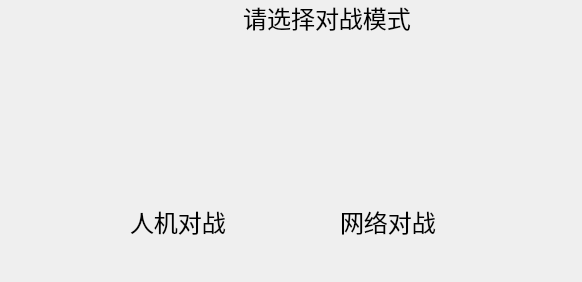
<?xml version="1.0" encoding="UTF-8"?>
<ui version="4.0">
 <class>ModeWidget</class>
 <widget class="QWidget" name="ModeWidget">
  <property name="geometry">
   <rect>
    <x>0</x>
    <y>0</y>
    <width>582</width>
    <height>282</height>
   </rect>
  </property>
  <property name="windowTitle">
   <string>ModeWidget</string>
  </property>
  <layout class="QGridLayout" name="gridLayout">
   <property name="leftMargin">
    <number>0</number>
   </property>
   <property name="topMargin">
    <number>0</number>
   </property>
   <property name="rightMargin">
    <number>0</number>
   </property>
   <property name="bottomMargin">
    <number>0</number>
   </property>
   <property name="spacing">
    <number>0</number>
   </property>
   <item row="1" column="0" colspan="6">
    <widget class="QStackedWidget" name="stackedWidget">
     <widget class="QWidget" name="pageMode">
      <widget class="QPushButton" name="pushButtonMachine">
       <property name="geometry">
        <rect>
         <x>130</x>
         <y>30</y>
         <width>101</width>
         <height>121</height>
        </rect>
       </property>
       <property name="text">
        <string/>
       </property>
       <property name="icon">
        <iconset resource="image.qrc">
         <normaloff>:/new/prefix1/image/machine.png</normaloff>:/new/prefix1/image/machine.png</iconset>
       </property>
       <property name="iconSize">
        <size>
         <width>100</width>
         <height>100</height>
        </size>
       </property>
       <property name="flat">
        <bool>true</bool>
       </property>
      </widget>
      <widget class="QLabel" name="label_2">
       <property name="geometry">
        <rect>
         <x>130</x>
         <y>170</y>
         <width>111</width>
         <height>31</height>
        </rect>
       </property>
       <property name="font">
        <font>
         <family>华文楷体</family>
         <pointsize>18</pointsize>
        </font>
       </property>
       <property name="text">
        <string>人机对战</string>
       </property>
      </widget>
      <widget class="QLabel" name="label_3">
       <property name="geometry">
        <rect>
         <x>340</x>
         <y>170</y>
         <width>111</width>
         <height>31</height>
        </rect>
       </property>
       <property name="font">
        <font>
         <family>华文楷体</family>
         <pointsize>18</pointsize>
        </font>
       </property>
       <property name="text">
        <string>网络对战</string>
       </property>
      </widget>
      <widget class="QPushButton" name="pushButtonNetwork">
       <property name="geometry">
        <rect>
         <x>340</x>
         <y>30</y>
         <width>101</width>
         <height>121</height>
        </rect>
       </property>
       <property name="text">
        <string/>
       </property>
       <property name="icon">
        <iconset resource="image.qrc">
         <normaloff>:/new/prefix1/image/network.png</normaloff>:/new/prefix1/image/network.png</iconset>
       </property>
       <property name="iconSize">
        <size>
         <width>100</width>
         <height>100</height>
        </size>
       </property>
       <property name="flat">
        <bool>true</bool>
       </property>
      </widget>
     </widget>
     <widget class="QWidget" name="pageMachine">
      <widget class="QPushButton" name="pushButtonBlack">
       <property name="geometry">
        <rect>
         <x>120</x>
         <y>60</y>
         <width>91</width>
         <height>81</height>
        </rect>
       </property>
       <property name="text">
        <string/>
       </property>
       <property name="icon">
        <iconset resource="image.qrc">
         <normaloff>:/new/prefix1/image/black.png</normaloff>:/new/prefix1/image/black.png</iconset>
       </property>
       <property name="iconSize">
        <size>
         <width>80</width>
         <height>80</height>
        </size>
       </property>
       <property name="flat">
        <bool>true</bool>
       </property>
      </widget>
      <widget class="QLabel" name="label_4">
       <property name="geometry">
        <rect>
         <x>140</x>
         <y>150</y>
         <width>51</width>
         <height>31</height>
        </rect>
       </property>
       <property name="font">
        <font>
         <family>华文楷体</family>
         <pointsize>18</pointsize>
        </font>
       </property>
       <property name="text">
        <string>黑子</string>
       </property>
      </widget>
      <widget class="QPushButton" name="pushButtonWhite">
       <property name="geometry">
        <rect>
         <x>350</x>
         <y>60</y>
         <width>91</width>
         <height>81</height>
        </rect>
       </property>
       <property name="text">
        <string/>
       </property>
       <property name="icon">
        <iconset resource="image.qrc">
         <normaloff>:/new/prefix1/image/white.png</normaloff>:/new/prefix1/image/white.png</iconset>
       </property>
       <property name="iconSize">
        <size>
         <width>80</width>
         <height>80</height>
        </size>
       </property>
       <property name="flat">
        <bool>true</bool>
       </property>
      </widget>
      <widget class="QLabel" name="label_5">
       <property name="geometry">
        <rect>
         <x>380</x>
         <y>150</y>
         <width>51</width>
         <height>31</height>
        </rect>
       </property>
       <property name="font">
        <font>
         <family>华文楷体</family>
         <pointsize>18</pointsize>
        </font>
       </property>
       <property name="text">
        <string>白子</string>
       </property>
      </widget>
     </widget>
     <widget class="QWidget" name="pageNetwork">
      <widget class="QWidget" name="layoutWidget">
       <property name="geometry">
        <rect>
         <x>140</x>
         <y>80</y>
         <width>301</width>
         <height>22</height>
        </rect>
       </property>
       <layout class="QHBoxLayout" name="horizontalLayout_2">
        <property name="spacing">
         <number>30</number>
        </property>
        <item>
         <widget class="QLabel" name="label_7">
          <property name="text">
           <string>对方端口:</string>
          </property>
         </widget>
        </item>
        <item>
         <widget class="QLineEdit" name="lineEditPort">
          <property name="text">
           <string>8888</string>
          </property>
         </widget>
        </item>
       </layout>
      </widget>
      <widget class="QRadioButton" name="radioButtonBlack">
       <property name="geometry">
        <rect>
         <x>160</x>
         <y>130</y>
         <width>89</width>
         <height>16</height>
        </rect>
       </property>
       <property name="text">
        <string>黑子</string>
       </property>
       <property name="checked">
        <bool>true</bool>
       </property>
      </widget>
      <widget class="QRadioButton" name="radioButtonWhite">
       <property name="geometry">
        <rect>
         <x>310</x>
         <y>130</y>
         <width>89</width>
         <height>16</height>
        </rect>
       </property>
       <property name="text">
        <string>白子</string>
       </property>
      </widget>
      <widget class="QToolButton" name="toolButtonSure">
       <property name="geometry">
        <rect>
         <x>220</x>
         <y>170</y>
         <width>121</width>
         <height>41</height>
        </rect>
       </property>
       <property name="palette">
        <palette>
         <active>
          <colorrole role="ButtonText">
           <brush brushstyle="SolidPattern">
            <color alpha="255">
             <red>255</red>
             <green>255</green>
             <blue>255</blue>
            </color>
           </brush>
          </colorrole>
         </active>
         <inactive>
          <colorrole role="ButtonText">
           <brush brushstyle="SolidPattern">
            <color alpha="255">
             <red>255</red>
             <green>255</green>
             <blue>255</blue>
            </color>
           </brush>
          </colorrole>
         </inactive>
         <disabled>
          <colorrole role="ButtonText">
           <brush brushstyle="SolidPattern">
            <color alpha="255">
             <red>120</red>
             <green>120</green>
             <blue>120</blue>
            </color>
           </brush>
          </colorrole>
         </disabled>
        </palette>
       </property>
       <property name="styleSheet">
        <string notr="true">border-image: url(:/new/prefix1/image/buttonBK.png);</string>
       </property>
       <property name="text">
        <string>确定</string>
       </property>
      </widget>
      <widget class="QWidget" name="layoutWidget">
       <property name="geometry">
        <rect>
         <x>140</x>
         <y>30</y>
         <width>301</width>
         <height>22</height>
        </rect>
       </property>
       <layout class="QHBoxLayout" name="horizontalLayout">
        <property name="spacing">
         <number>30</number>
        </property>
        <item>
         <widget class="QLabel" name="label_6">
          <property name="text">
           <string>对方ip:  </string>
          </property>
         </widget>
        </item>
        <item>
         <widget class="QLineEdit" name="lineEditIP">
          <property name="text">
           <string>127.0.0.1</string>
          </property>
         </widget>
        </item>
       </layout>
      </widget>
     </widget>
    </widget>
   </item>
   <item row="0" column="5">
    <widget class="QPushButton" name="pushButtonClose">
     <property name="text">
      <string/>
     </property>
     <property name="icon">
      <iconset resource="image.qrc">
       <normaloff>:/new/prefix1/image/close.png</normaloff>:/new/prefix1/image/close.png</iconset>
     </property>
     <property name="iconSize">
      <size>
       <width>35</width>
       <height>35</height>
      </size>
     </property>
     <property name="flat">
      <bool>true</bool>
     </property>
    </widget>
   </item>
   <item row="0" column="2">
    <widget class="QLabel" name="label">
     <property name="font">
      <font>
       <family>华文楷体</family>
       <pointsize>18</pointsize>
      </font>
     </property>
     <property name="text">
      <string>请选择对战模式</string>
     </property>
     <property name="alignment">
      <set>Qt::AlignCenter</set>
     </property>
    </widget>
   </item>
   <item row="0" column="3">
    <spacer name="horizontalSpacer_2">
     <property name="orientation">
      <enum>Qt::Horizontal</enum>
     </property>
     <property name="sizeType">
      <enum>QSizePolicy::Preferred</enum>
     </property>
     <property name="sizeHint" stdset="0">
      <size>
       <width>131</width>
       <height>20</height>
      </size>
     </property>
    </spacer>
   </item>
   <item row="0" column="1">
    <spacer name="horizontalSpacer">
     <property name="orientation">
      <enum>Qt::Horizontal</enum>
     </property>
     <property name="sizeHint" stdset="0">
      <size>
       <width>183</width>
       <height>20</height>
      </size>
     </property>
    </spacer>
   </item>
   <item row="0" column="0">
    <widget class="QPushButton" name="pushButtonBack">
     <property name="text">
      <string/>
     </property>
     <property name="icon">
      <iconset resource="image.qrc">
       <normaloff>:/new/prefix1/image/back.png</normaloff>:/new/prefix1/image/back.png</iconset>
     </property>
     <property name="iconSize">
      <size>
       <width>35</width>
       <height>35</height>
      </size>
     </property>
     <property name="flat">
      <bool>true</bool>
     </property>
    </widget>
   </item>
  </layout>
 </widget>
 <layoutdefault spacing="6" margin="11"/>
 <resources>
  <include location="image.qrc"/>
 </resources>
 <connections/>
</ui>
